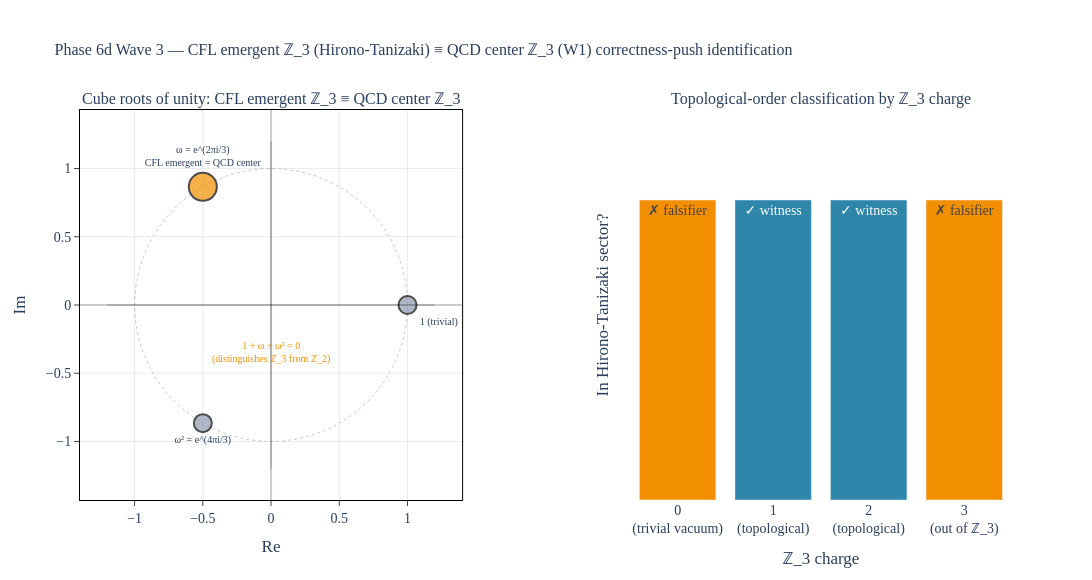

Notebook cell for this chart:
### Markdown cell above
## 7. Figure — cube-roots-of-unity + ℤ_3 charge classification

**Left panel.** Complex-plane scatter showing the three cube roots of unity $\{1, \omega, \omega^2\}$ on the unit circle. The $\omega$ point is emphasized (larger marker, blue) — this is the location where both the CFL emergent generator and the QCD center generator coincide. The annotation "$1 + \omega + \omega^2 = 0$" marks the structural fact that distinguishes $\mathbb{Z}_3$ from $\mathbb{Z}_2$.

**Right panel.** Bar chart of the four $\mathbb{Z}_3$-charge sectors $\{0, 1, 2, 3\}$. Charges 1 and 2 are valid topological sectors (blue, ✓ witness); charge 0 (trivial vacuum) and charge 3 (out of $\mathbb{Z}_3$) are amber falsifiers.

### Code cell
# viz-ref: fig_cfl_z3_center_bridge
fig_cfl_z3_center_bridge().show()

### Figure 1 — Plotly figure (JSON) as saved in the notebook; plotly's stock layout.template omitted (floating-point values rounded to 4 significant figures; data arrays with more than 128 entries replaced by an {"elided": "..."} marker saying what was removed)
{"data": [{"line": {"color": "rgba(120, 120, 120, 0.4)", "dash": "dot", "width": 1}, "mode": "lines", "showlegend": false, "type": "scatter", "x": {"elided": "200 float values"}, "xaxis": "x", "y": {"elided": "200 float values"}, "yaxis": "y"}, {"hovertemplate": "<b>%{text}</b><br>(%{x:.3f}, %{y:.3f})<extra></extra>", "marker": {"color": ["#8D99AE", "#F18F01", "#8D99AE"], "line": {"color": "#000000", "width": 2}, "size": [18, 28, 18]}, "mode": "markers+text", "showlegend": false, "text": ["1 (trivial)", "ω = e^(2πi/3)<br>CFL emergent = QCD center", "ω² = e^(4πi/3)"], "textfont": {"size": 10}, "textposition": ["bottom right", "top center", "bottom center"], "type": "scatter", "x": [1, -0.5, -0.5], "xaxis": "x", "y": [0, 0.866, -0.866], "yaxis": "y"}, {"hovertemplate": "<b>charge = %{x}</b><br>topological: %{text}<extra></extra>", "marker": {"color": ["#F18F01", "#2E86AB", "#2E86AB", "#F18F01"]}, "showlegend": false, "text": ["✗ falsifier", "✓ witness", "✓ witness", "✗ falsifier"], "textposition": "auto", "type": "bar", "x": ["0<br>(trivial vacuum)", "1<br>(topological)", "2<br>(topological)", "3<br>(out of ℤ_3)"], "xaxis": "x2", "y": [1, 1, 1, 1], "yaxis": "y2"}], "layout": {"annotations": [{"font": {"size": 16}, "showarrow": false, "text": "Cube roots of unity: CFL emergent ℤ_3 ≡ QCD center ℤ_3", "x": 0.205, "xanchor": "center", "xref": "paper", "y": 1, "yanchor": "bottom", "yref": "paper"}, {"font": {"size": 16}, "showarrow": false, "text": "Topological-order classification by ℤ_3 charge", "x": 0.795, "xanchor": "center", "xref": "paper", "y": 1, "yanchor": "bottom", "yref": "paper"}, {"font": {"color": "#F18F01", "size": 10}, "showarrow": false, "text": "1 + ω + ω² = 0<br>(distinguishes ℤ_3 from ℤ_2)", "x": 0, "xref": "x", "y": -0.35, "yref": "y"}], "font": {"family": "CMU Serif, Computer Modern, Times New Roman, serif", "size": 14}, "height": 580, "margin": {"b": 80, "t": 110}, "paper_bgcolor": "white", "plot_bgcolor": "white", "shapes": [{"line": {"color": "rgba(0,0,0,0.3)", "width": 1}, "type": "line", "x0": -1.2, "x1": 1.2, "xref": "x", "y0": 0, "y1": 0, "yref": "y"}, {"line": {"color": "rgba(0,0,0,0.3)", "width": 1}, "type": "line", "x0": 0, "x1": 0, "xref": "x", "y0": -1.2, "y1": 1.2, "yref": "y"}], "title": {"font": {"family": "CMU Serif, Computer Modern, Times New Roman, serif", "size": 16}, "text": "Phase 6d Wave 3 — CFL emergent ℤ_3 (Hirono-Tanizaki) ≡ QCD center ℤ_3 (W1) correctness-push identification"}, "width": 1300, "xaxis": {"anchor": "y", "domain": [0, 0.41], "gridcolor": "rgba(0,0,0,0.08)", "linecolor": "black", "linewidth": 1, "mirror": true, "range": [-1.4, 1.4], "scaleanchor": "y", "scaleratio": 1, "showgrid": true, "showline": true, "ticks": "outside", "title": {"text": "Re"}, "zeroline": true, "zerolinecolor": "rgba(0,0,0,0.2)"}, "xaxis2": {"anchor": "y2", "domain": [0.59, 1], "title": {"text": "ℤ_3 charge"}}, "yaxis": {"anchor": "x", "domain": [0, 1], "gridcolor": "rgba(0,0,0,0.08)", "linecolor": "black", "linewidth": 1, "mirror": true, "range": [-1.4, 1.4], "showgrid": true, "showline": true, "ticks": "outside", "title": {"text": "Im"}, "zeroline": true, "zerolinecolor": "rgba(0,0,0,0.2)"}, "yaxis2": {"anchor": "x2", "domain": [0, 1], "range": [0, 1.3], "showticklabels": false, "title": {"text": "In Hirono-Tanizaki sector?"}}}}
